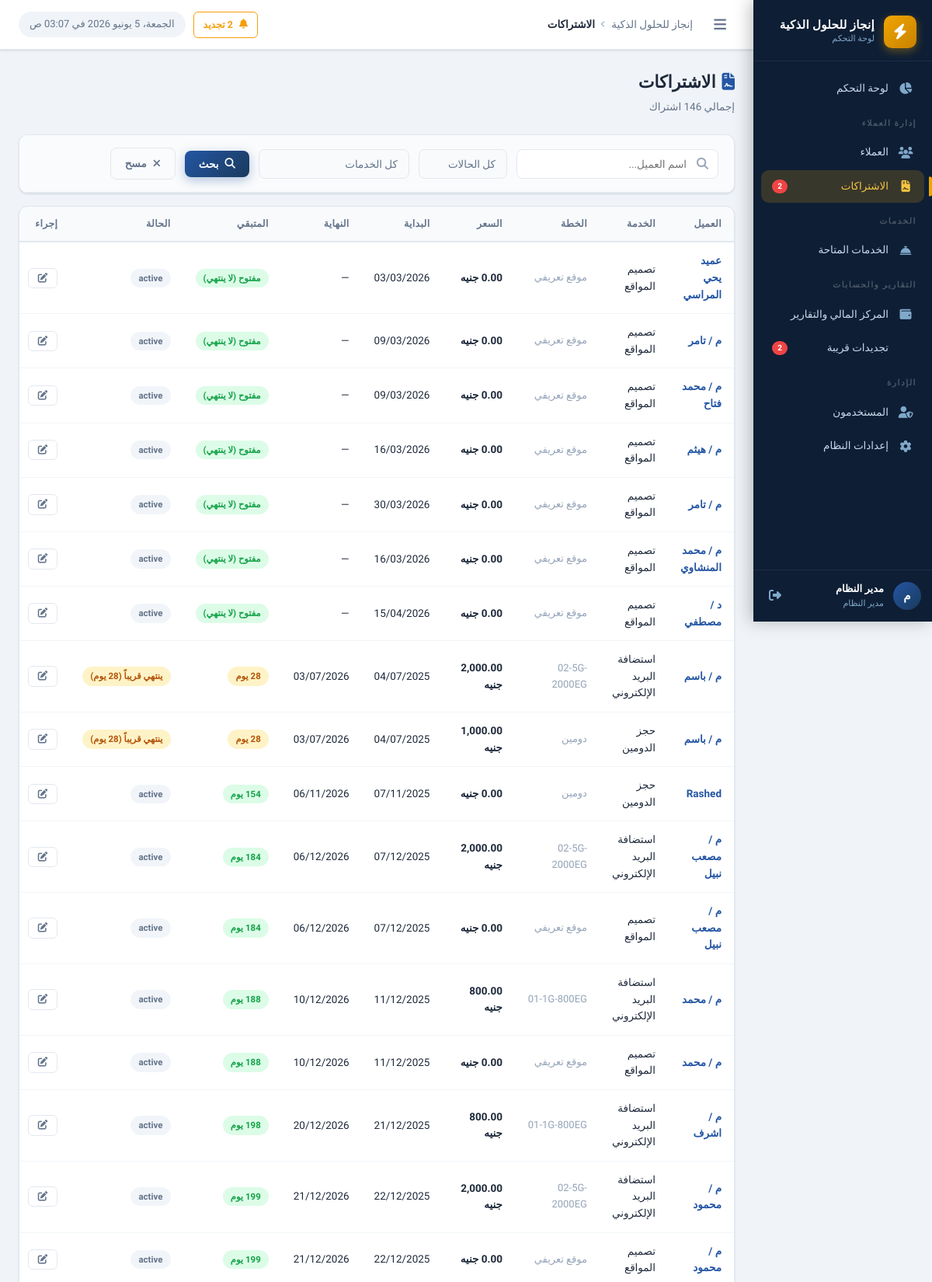
The app's page /subscriptions/index.php (signed in, upper part) with its own data.
### tables this page shows
CREATE TABLE `client_subscriptions` (
  `id` int UNSIGNED NOT NULL,
  `client_id` int UNSIGNED NOT NULL,
  `service_id` int UNSIGNED NOT NULL,
  `plan_name` varchar(200) DEFAULT NULL COMMENT 'اسم الخطة (مثل: أساسية، بريميوم)',
  `price` decimal(10,2) NOT NULL DEFAULT '0.00' COMMENT 'سعر الاشتراك الفعلي',
  `start_date` date DEFAULT NULL,
  `end_date` date DEFAULT NULL,
  `status` enum('active','expired','cancelled','pending') NOT NULL DEFAULT 'active',
  `notes` text,
  `created_by` int UNSIGNED DEFAULT NULL,
  `created_at` datetime NOT NULL DEFAULT CURRENT_TIMESTAMP,
  `updated_at` datetime NOT NULL DEFAULT CURRENT_TIMESTAMP ON UPDATE CURRENT_TIMESTAMP
);

CREATE TABLE `clients` (
  `id` int UNSIGNED NOT NULL,
  `name` varchar(200) NOT NULL COMMENT 'اسم العميل',
  `company_name` varchar(200) DEFAULT NULL COMMENT 'اسم الشركة',
  `mobile` varchar(20) NOT NULL COMMENT 'رقم الموبايل',
  `mobile_2` varchar(20) DEFAULT NULL COMMENT 'رقم موبايل إضافي',
  `activity` varchar(200) DEFAULT NULL COMMENT 'النشاط التجاري',
  `domain` varchar(255) DEFAULT NULL,
  `domain_provider` varchar(100) DEFAULT NULL,
  `username_note` varchar(200) DEFAULT NULL COMMENT 'اسم المستخدم (للإشارة)',
  `email` varchar(200) DEFAULT NULL,
  `address` text,
  `notes` text,
  `status` tinyint(1) NOT NULL DEFAULT '1' COMMENT '1=نشط, 0=موقوف',
  `created_by` int UNSIGNED DEFAULT NULL,
  `created_at` datetime NOT NULL DEFAULT CURRENT_TIMESTAMP,
  `updated_at` datetime NOT NULL DEFAULT CURRENT_TIMESTAMP ON UPDATE CURRENT_TIMESTAMP
);

CREATE TABLE `services` (
  `id` int UNSIGNED NOT NULL,
  `name` varchar(200) NOT NULL COMMENT 'اسم الخدمة',
  `description` text,
  `default_price` decimal(10,2) NOT NULL DEFAULT '0.00',
  `duration_months` int NOT NULL DEFAULT '12' COMMENT 'مدة الاشتراك الافتراضية بالأشهر',
  `status` tinyint(1) NOT NULL DEFAULT '1',
  `created_by` int UNSIGNED DEFAULT NULL,
  `created_at` datetime NOT NULL DEFAULT CURRENT_TIMESTAMP,
  `sort_order` int NOT NULL DEFAULT '0'
);

### config/app.php (called while the page is built, shortened)
<?php
require_once INCLUDES_PATH . '/functions.php';
require_once INCLUDES_PATH . '/auth.php';
function getSettings(): array {
    static $settings = null;
    if ($settings === null) {
        try {
            $db  = getDB();
            $stmt = $db->query("SELECT `key`, `value` FROM `settings`");
            $settings = [];
            while ($row = $stmt->fetch()) {
                $settings[$row['key']] = $row['value'];
            }
        } catch (Exception $e) {
            $settings = [];
        }
    }
    return $settings;
}
function getSetting(string $key, string $default = ''): string {
    $settings = getSettings();
    return $settings[$key] ?? $default;
}

### includes/auth.php (called while the page is built, shortened)
<?php
function hasPermission(string $permission): bool {
    if (($_SESSION['user_role'] ?? '') === 'admin') return true;
    $permissions = $_SESSION['user_permissions'] ?? [];
    return in_array($permission, $permissions, true);
}

### subscriptions/index.php (the view, shortened to what this page needs)
<?php
require_once dirname(__DIR__) . '/config/app.php';
$db      = getDB();
$search  = clean($_GET['search'] ?? '');
$where  = ['1=1'];
$params = [];
$whereStr = implode(' AND ', $where);
$subs = $db->prepare("
    SELECT cs.*, c.name as client_name, c.mobile, s.name as service_name,
           DATEDIFF(cs.end_date, CURDATE()) as days_left
    FROM client_subscriptions cs
    JOIN clients c ON c.id=cs.client_id
    JOIN services s ON s.id=cs.service_id
    WHERE $whereStr
    ORDER BY cs.end_date ASC
");
$subs->execute($params);
$subs = $subs->fetchAll();
    ?>
    <?php
require_once INCLUDES_PATH . '/header.php';
?>
<div class="page-header">
  <div class="page-header-text">
    <h1 class="page-title"><i class="fas fa-file-contract" style="color:var(--primary-light);margin-left:8px;"></i>الاشتراكات</h1>
    <p class="page-subtitle">إجمالي <?= count($subs) ?> اشتراك</p>
  </div>
</div>
<div class="card" style="margin-bottom:16px;">
  <div class="filters-bar">
    <form method="GET" style="display:flex;gap:12px;align-items:center;flex-wrap:wrap;width:100%;" id="searchForm">
      <div class="search-box">
        <input type="text" name="search" class="form-control" placeholder="اسم العميل..." value="<?= e($search) ?>" autocomplete="off">
      </div>
      <select name="status" class="form-control" style="width:auto;">
        <option value="">كل الحالات</option>
      </select>
      <select name="service" class="form-control" style="width:auto;">
        <option value="">كل الخدمات</option>
      </select>
      <button type="submit" class="btn btn-primary"><i class="fas fa-search"></i> بحث</button>
      <a href="index.php" class="btn btn-outline" id="clearSearchBtn"><i class="fas fa-times"></i> مسح</a>
    </form>
  </div>
</div>
<div class="card">
  <div class="table-wrapper">
    <table class="data-table">
      <thead>
        <tr><th>العميل</th><th>الخدمة</th><th>الخطة</th><th>السعر</th><th>البداية</th><th>النهاية</th><th>المتبقي</th><th>الحالة</th><th>إجراء</th></tr>
      </thead>
      <tbody>
        <?php if (empty($subs)): ?>
        <tr><td colspan="9"><div class="empty-state"><div class="empty-icon"><i class="fas fa-file-slash"></i></div><p class="empty-title">لا توجد اشتراكات</p></div></td></tr>
        <?php else: ?>
        <?php foreach ($subs as $sub): ?>
        <tr>
          <td>
            <a href="../clients/view.php?id=<?= $sub['client_id'] ?>" style="font-weight:700;">
              <?= e($sub['client_name']) ?>
            </a>
          </td>
          <td><?= e($sub['service_name']) ?></td>
          <td class="text-muted"><?= e($sub['plan_name'] ?: '—') ?></td>
          <td class="fw-bold"><?= formatMoney($sub['price']) ?></td>
          <td><?= formatDate($sub['start_date']) ?></td>
          <td><?= formatDate($sub['end_date']) ?></td>
          <td>
            <?php
            $d = $sub['days_left'];
            if ($d === null): ?><span class="badge badge-success">مفتوح (لا ينتهي)</span>
            <?php elseif ($d < 0): ?><span class="badge badge-danger">انتهى</span>
            <?php elseif ($d <= 7): ?><span class="badge badge-danger"><?= $d ?> يوم</span>
            <?php elseif ($d <= 30): ?><span class="badge badge-warning"><?= $d ?> يوم</span>
            <?php else: ?><span class="badge badge-success"><?= $d ?> يوم</span>
            <?php endif; ?>
          </td>
          <td><?= subscriptionStatusBadge($sub['status'], $sub['end_date']) ?></td>
          <td>
            <div class="table-actions">
              <?php if (hasPermission('edit_subscriptions')): ?>
              <a href="edit.php?id=<?= $sub['id'] ?>" class="btn btn-sm btn-outline"><i class="fas fa-edit"></i></a>
              <?php endif; ?>
            </div>
          </td>
        </tr>
        <?php endforeach; ?>
        <?php endif; ?>
      </tbody>
    </table>
  </div>
</div>
<?php require_once INCLUDES_PATH . '/footer.php'; ?>

### includes/functions.php (shortened to what this page needs)
<?php
function formatMoney(float $amount, string $currency = null): string {
    if ($currency === null) {
        $currency = getSetting('currency', 'جنيه');
    }
    return number_format($amount, 2) . ' ' . $currency;
}
function formatDate(?string $date, string $format = 'd/m/Y'): string {
    if (empty($date) || $date === '0000-00-00') return '—';
    return date('d/m/Y', strtotime($date));
}
function daysDiff(string $date1, string $date2 = 'today'): int {
    $d1 = new DateTime($date1);
    $d2 = new DateTime($date2);
    return (int)$d1->diff($d2)->days * ($d1 < $d2 ? -1 : 1);
}
function subscriptionStatusBadge(string $status, ?string $endDate = ''): string {
    $warningDays = (int)getSetting('renewal_warning_days', '30');
    if ($status === 'active' && !empty($endDate)) {
        $daysLeft = daysDiff($endDate, 'today');
        if ($daysLeft >= 0 && $daysLeft <= $warningDays) {
            return '<span class="badge badge-warning">ينتهي قريباً (' . $daysLeft . ' يوم)</span>';
        }
    }
    $map = [
        'active'    => '<span class="badge badge-success">نشط</span>',
        'expired'   => '<span class="badge badge-danger">منتهي</span>',
        'cancelled' => '<span class="badge badge-secondary">ملغي</span>',
        'pending'   => '<span class="badge badge-warning">معلّق</span>',
    ];
    return $map[$status] ?? '<span class="badge badge-secondary">' . e($status) . '</span>';
}
function e(mixed $value): string {
    return htmlspecialchars((string)$value, ENT_QUOTES, 'UTF-8');
}
function clean(string $input): string {
    return trim(strip_tags($input));
}

### records on screen
client_subscriptions: client.name "عميد يحي المراسي", service.name "تصميم المواقع", plan_name "موقع تعريفي", price "0.00 جنيه", start_date "03/03/2026", end_date "—", shows "مفتوح (لا ينتهي)", status "active"
client_subscriptions: client.name "م / تامر", service.name "تصميم المواقع", plan_name "موقع تعريفي", price "0.00 جنيه", start_date "09/03/2026", end_date "—", shows "مفتوح (لا ينتهي)", status "active"
client_subscriptions: client.name "م / محمد فتاح", service.name "تصميم المواقع", plan_name "موقع تعريفي", price "0.00 جنيه", start_date "09/03/2026", end_date "—", shows "مفتوح (لا ينتهي)", status "active"
client_subscriptions: client.name "م / هيثم", service.name "تصميم المواقع", plan_name "موقع تعريفي", price "0.00 جنيه", start_date "16/03/2026", end_date "—", shows "مفتوح (لا ينتهي)", status "active"
client_subscriptions: client.name "م / تامر", service.name "تصميم المواقع", plan_name "موقع تعريفي", price "0.00 جنيه", start_date "30/03/2026", end_date "—", shows "مفتوح (لا ينتهي)", status "active"
client_subscriptions: client.name "م / محمد المنشاوي", service.name "تصميم المواقع", plan_name "موقع تعريفي", price "0.00 جنيه", start_date "16/03/2026", end_date "—", shows "مفتوح (لا ينتهي)", status "active"
client_subscriptions: client.name "د / مصطفي", service.name "تصميم المواقع", plan_name "موقع تعريفي", price "0.00 جنيه", start_date "15/04/2026", end_date "—", shows "مفتوح (لا ينتهي)", status "active"
client_subscriptions: client.name "م / باسم", service.name "استضافة البريد الإلكتروني", plan_name "02-5G-2000EG", price "2,000.00 جنيه", start_date "04/07/2025", end_date "03/07/2026", d "28", end_date "28"
client_subscriptions: client.name "م / باسم", service.name "حجز الدومين", plan_name "دومين", price "1,000.00 جنيه", start_date "04/07/2025", end_date "03/07/2026", d "28", end_date "28"
client_subscriptions: client.name "Rashed", service.name "حجز الدومين", plan_name "دومين", price "0.00 جنيه", start_date "07/11/2025", end_date "06/11/2026", status "active"
client_subscriptions: client.name "م / مصعب نبيل", service.name "استضافة البريد الإلكتروني", plan_name "02-5G-2000EG", price "2,000.00 جنيه", start_date "07/12/2025", end_date "06/12/2026", status "active"
client_subscriptions: client.name "م / مصعب نبيل", service.name "تصميم المواقع", plan_name "موقع تعريفي", price "0.00 جنيه", start_date "07/12/2025", end_date "06/12/2026", status "active"
client_subscriptions: client.name "م / محمد", service.name "استضافة البريد الإلكتروني", plan_name "01-1G-800EG", price "800.00 جنيه", start_date "11/12/2025", end_date "10/12/2026", status "active"
client_subscriptions: client.name "م / محمد", service.name "تصميم المواقع", plan_name "موقع تعريفي", price "0.00 جنيه", start_date "11/12/2025", end_date "10/12/2026", status "active"
client_subscriptions: client.name "م / اشرف", service.name "استضافة البريد الإلكتروني", plan_name "01-1G-800EG", price "800.00 جنيه", start_date "21/12/2025", end_date "20/12/2026", status "active"
client_subscriptions: client.name "م / محمود", service.name "استضافة البريد الإلكتروني", plan_name "02-5G-2000EG", price "2,000.00 جنيه", start_date "22/12/2025", end_date "21/12/2026", status "active"
client_subscriptions: client.name "م / محمود", service.name "تصميم المواقع", plan_name "موقع تعريفي", price "0.00 جنيه", start_date "22/12/2025", end_date "21/12/2026", status "active"

### other values on screen
$companyName "إنجاز للحلول الذكية"
$renewalCount "2"
$userInitial "م"
$userName "مدير النظام"
$userRole "مدير النظام"
$pageTitle "الاشتراكات"
